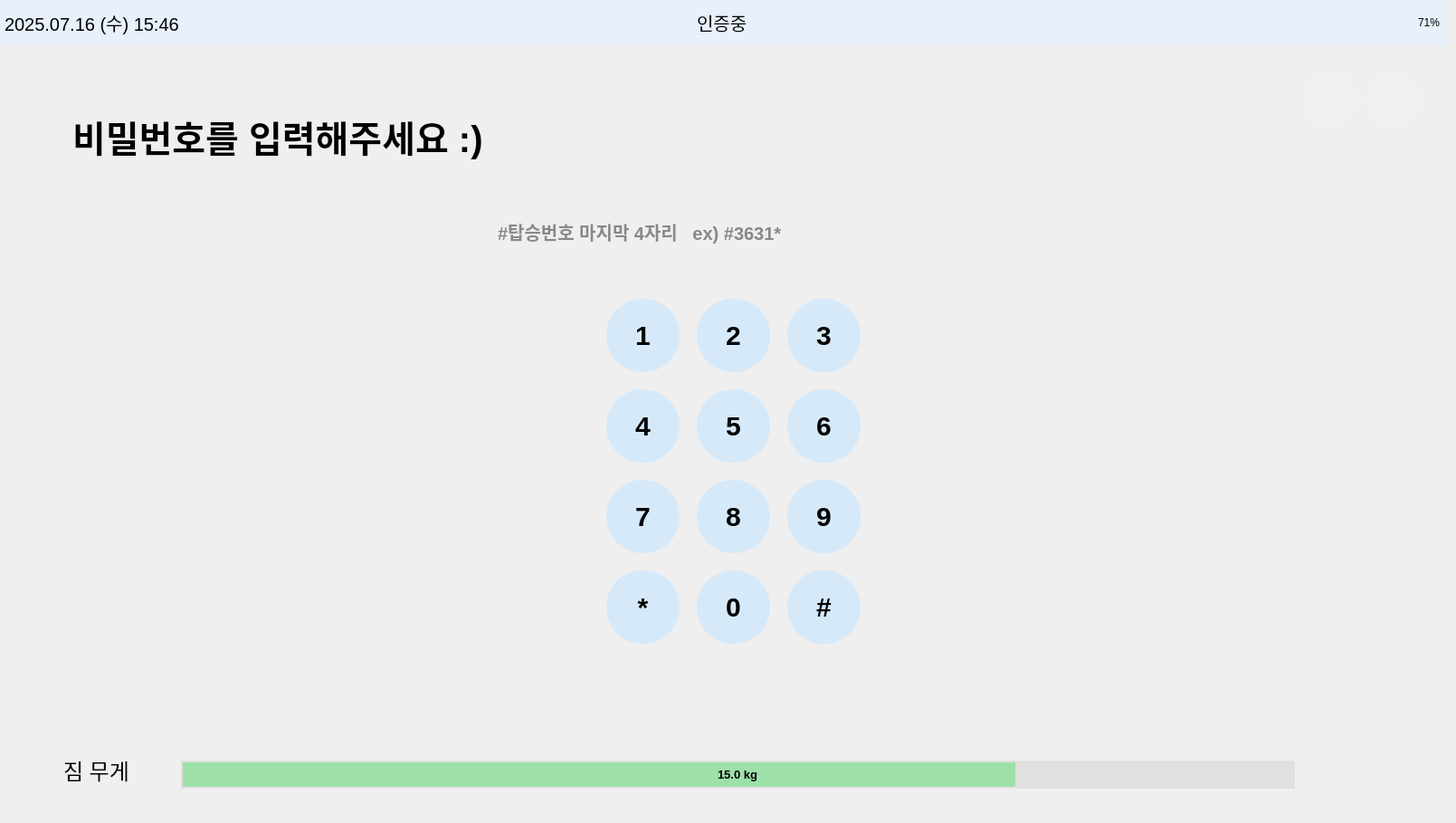
    <widget class="QWidget" name="page_user_valid">
     <widget class="QPushButton" name="btn_home11">
      <property name="geometry">
       <rect>
        <x>1440</x>
        <y>80</y>
        <width>60</width>
        <height>60</height>
       </rect>
      </property>
      <property name="palette">
       <palette>
        <active>
         <colorrole role="Button">
          <brush brushstyle="SolidPattern">
           <color alpha="255">
            <red>240</red>
            <green>240</green>
            <blue>240</blue>
           </color>
          </brush>
         </colorrole>
         <colorrole role="Base">
          <brush brushstyle="SolidPattern">
           <color alpha="255">
            <red>240</red>
            <green>240</green>
            <blue>240</blue>
           </color>
          </brush>
         </colorrole>
         <colorrole role="Window">
          <brush brushstyle="SolidPattern">
           <color alpha="255">
            <red>240</red>
            <green>240</green>
            <blue>240</blue>
           </color>
          </brush>
         </colorrole>
        </active>
        <inactive>
         <colorrole role="Button">
          <brush brushstyle="SolidPattern">
           <color alpha="255">
            <red>240</red>
            <green>240</green>
            <blue>240</blue>
           </color>
          </brush>
         </colorrole>
         <colorrole role="Base">
          <brush brushstyle="SolidPattern">
           <color alpha="255">
            <red>240</red>
            <green>240</green>
            <blue>240</blue>
           </color>
          </brush>
         </colorrole>
         <colorrole role="Window">
          <brush brushstyle="SolidPattern">
           <color alpha="255">
            <red>240</red>
            <green>240</green>
            <blue>240</blue>
           </color>
          </brush>
         </colorrole>
        </inactive>
        <disabled>
         <colorrole role="Button">
          <brush brushstyle="SolidPattern">
           <color alpha="255">
            <red>240</red>
            <green>240</green>
            <blue>240</blue>
           </color>
          </brush>
         </colorrole>
         <colorrole role="Base">
          <brush brushstyle="SolidPattern">
           <color alpha="255">
            <red>240</red>
            <green>240</green>
            <blue>240</blue>
           </color>
          </brush>
         </colorrole>
         <colorrole role="Window">
          <brush brushstyle="SolidPattern">
           <color alpha="255">
            <red>240</red>
            <green>240</green>
            <blue>240</blue>
           </color>
          </brush>
         </colorrole>
        </disabled>
       </palette>
      </property>
      <property name="styleSheet">
       <string notr="true">QPushButton {
    border: none;
    border-radius: 30px;
    background-color: #F0F0F0;
}</string>
      </property>
      <property name="text">
       <string/>
      </property>
      <property name="icon">
       <iconset>
        <normaloff>icon/home.png</normaloff>icon/home.png</iconset>
      </property>
      <property name="iconSize">
       <size>
        <width>40</width>
        <height>40</height>
       </size>
      </property>
     </widget>
     <widget class="QPushButton" name="btn_back11">
      <property name="geometry">
       <rect>
        <x>1510</x>
        <y>80</y>
        <width>60</width>
        <height>60</height>
       </rect>
      </property>
      <property name="palette">
       <palette>
        <active>
         <colorrole role="Button">
          <brush brushstyle="SolidPattern">
           <color alpha="255">
            <red>240</red>
            <green>240</green>
            <blue>240</blue>
           </color>
          </brush>
         </colorrole>
         <colorrole role="Base">
          <brush brushstyle="SolidPattern">
           <color alpha="255">
            <red>240</red>
            <green>240</green>
            <blue>240</blue>
           </color>
          </brush>
         </colorrole>
         <colorrole role="Window">
          <brush brushstyle="SolidPattern">
           <color alpha="255">
            <red>240</red>
            <green>240</green>
            <blue>240</blue>
           </color>
          </brush>
         </colorrole>
        </active>
        <inactive>
         <colorrole role="Button">
          <brush brushstyle="SolidPattern">
           <color alpha="255">
            <red>240</red>
            <green>240</green>
            <blue>240</blue>
           </color>
          </brush>
         </colorrole>
         <colorrole role="Base">
          <brush brushstyle="SolidPattern">
           <color alpha="255">
            <red>240</red>
            <green>240</green>
            <blue>240</blue>
           </color>
          </brush>
         </colorrole>
         <colorrole role="Window">
          <brush brushstyle="SolidPattern">
           <color alpha="255">
            <red>240</red>
            <green>240</green>
            <blue>240</blue>
           </color>
          </brush>
         </colorrole>
        </inactive>
        <disabled>
         <colorrole role="Button">
          <brush brushstyle="SolidPattern">
           <color alpha="255">
            <red>240</red>
            <green>240</green>
            <blue>240</blue>
           </color>
          </brush>
         </colorrole>
         <colorrole role="Base">
          <brush brushstyle="SolidPattern">
           <color alpha="255">
            <red>240</red>
            <green>240</green>
            <blue>240</blue>
           </color>
          </brush>
         </colorrole>
         <colorrole role="Window">
          <brush brushstyle="SolidPattern">
           <color alpha="255">
            <red>240</red>
            <green>240</green>
            <blue>240</blue>
           </color>
          </brush>
         </colorrole>
        </disabled>
       </palette>
      </property>
      <property name="styleSheet">
       <string notr="true">QPushButton {
    border: none;
    border-radius: 30px;
    background-color: #F0F0F0;
}</string>
      </property>
      <property name="text">
       <string/>
      </property>
      <property name="icon">
       <iconset>
        <normaloff>icon/back.png</normaloff>icon/back.png</iconset>
      </property>
      <property name="iconSize">
       <size>
        <width>40</width>
        <height>40</height>
       </size>
      </property>
     </widget>
     <widget class="QProgressBar" name="weight_bar11">
      <property name="geometry">
       <rect>
        <x>200</x>
        <y>840</y>
        <width>1231</width>
        <height>31</height>
       </rect>
      </property>
      <property name="font">
       <font>
        <pointsize>10</pointsize>
        <weight>75</weight>
        <bold>true</bold>
       </font>
      </property>
      <property name="styleSheet">
       <string notr="true">QProgressBar {
    border: 2px solid #E0E0E0;         /* 테두리: 불투명 회색 */
    border-radius: 30px;               /* 둥글게 */
    background-color: #E0E0E0;         /* 배경: 불투명 연회색 */
    text-align: center;                /* 텍스트 중앙 정렬 */
}

QProgressBar::chunk {
    background-color: rgba(129, 224, 144, 180);   /* 초록색 바 + 투명도 */
    border-radius: 30px;
}
</string>
      </property>
      <property name="maximum">
       <number>20000</number>
      </property>
      <property name="value">
       <number>15000</number>
      </property>
      <property name="format">
       <string>15.0 kg</string>
      </property>
     </widget>
     <widget class="QFrame" name="topbar11">
      <property name="geometry">
       <rect>
        <x>0</x>
        <y>0</y>
        <width>1600</width>
        <height>50</height>
       </rect>
      </property>
      <property name="palette">
       <palette>
        <active>
         <colorrole role="WindowText">
          <brush brushstyle="SolidPattern">
           <color alpha="255">
            <red>0</red>
            <green>0</green>
            <blue>0</blue>
           </color>
          </brush>
         </colorrole>
         <colorrole role="Button">
          <brush brushstyle="SolidPattern">
           <color alpha="255">
            <red>231</red>
            <green>240</green>
            <blue>251</blue>
           </color>
          </brush>
         </colorrole>
         <colorrole role="Light">
          <brush brushstyle="SolidPattern">
           <color alpha="255">
            <red>255</red>
            <green>116</green>
            <blue>116</blue>
           </color>
          </brush>
         </colorrole>
         <colorrole role="Midlight">
          <brush brushstyle="SolidPattern">
           <color alpha="255">
            <red>247</red>
            <green>63</green>
            <blue>63</blue>
           </color>
          </brush>
         </colorrole>
         <colorrole role="Dark">
          <brush brushstyle="SolidPattern">
           <color alpha="255">
            <red>120</red>
            <green>6</green>
            <blue>6</blue>
           </color>
          </brush>
         </colorrole>
         <colorrole role="Mid">
          <brush brushstyle="SolidPattern">
           <color alpha="255">
            <red>160</red>
            <green>7</green>
            <blue>7</blue>
           </color>
          </brush>
         </colorrole>
         <colorrole role="Text">
          <brush brushstyle="SolidPattern">
           <color alpha="255">
            <red>0</red>
            <green>0</green>
            <blue>0</blue>
           </color>
          </brush>
         </colorrole>
         <colorrole role="BrightText">
          <brush brushstyle="SolidPattern">
           <color alpha="255">
            <red>255</red>
            <green>255</green>
            <blue>255</blue>
           </color>
          </brush>
         </colorrole>
         <colorrole role="ButtonText">
          <brush brushstyle="SolidPattern">
           <color alpha="255">
            <red>0</red>
            <green>0</green>
            <blue>0</blue>
           </color>
          </brush>
         </colorrole>
         <colorrole role="Base">
          <brush brushstyle="SolidPattern">
           <color alpha="255">
            <red>231</red>
            <green>240</green>
            <blue>251</blue>
           </color>
          </brush>
         </colorrole>
         <colorrole role="Window">
          <brush brushstyle="SolidPattern">
           <color alpha="255">
            <red>231</red>
            <green>240</green>
            <blue>251</blue>
           </color>
          </brush>
         </colorrole>
         <colorrole role="Shadow">
          <brush brushstyle="SolidPattern">
           <color alpha="255">
            <red>0</red>
            <green>0</green>
            <blue>0</blue>
           </color>
          </brush>
         </colorrole>
         <colorrole role="AlternateBase">
          <brush brushstyle="SolidPattern">
           <color alpha="255">
            <red>247</red>
            <green>133</green>
            <blue>133</blue>
           </color>
          </brush>
         </colorrole>
         <colorrole role="ToolTipBase">
          <brush brushstyle="SolidPattern">
           <color alpha="255">
            <red>255</red>
            <green>255</green>
            <blue>220</blue>
           </color>
          </brush>
         </colorrole>
         <colorrole role="ToolTipText">
          <brush brushstyle="SolidPattern">
           <color alpha="255">
            <red>0</red>
            <green>0</green>
            <blue>0</blue>
           </color>
          </brush>
         </colorrole>
         <colorrole role="PlaceholderText">
          <brush brushstyle="SolidPattern">
           <color alpha="128">
            <red>0</red>
            <green>0</green>
            <blue>0</blue>
           </color>
          </brush>
         </colorrole>
        </active>
        <inactive>
         <colorrole role="WindowText">
          <brush brushstyle="SolidPattern">
           <color alpha="255">
            <red>0</red>
            <green>0</green>
            <blue>0</blue>
           </color>
          </brush>
         </colorrole>
         <colorrole role="Button">
          <brush brushstyle="SolidPattern">
           <color alpha="255">
            <red>231</red>
            <green>240</green>
            <blue>251</blue>
           </color>
          </brush>
         </colorrole>
         <colorrole role="Light">
          <brush brushstyle="SolidPattern">
           <color alpha="255">
            <red>255</red>
            <green>116</green>
            <blue>116</blue>
           </color>
          </brush>
         </colorrole>
         <colorrole role="Midlight">
          <brush brushstyle="SolidPattern">
           <color alpha="255">
            <red>247</red>
            <green>63</green>
            <blue>63</blue>
           </color>
          </brush>
         </colorrole>
         <colorrole role="Dark">
          <brush brushstyle="SolidPattern">
           <color alpha="255">
            <red>120</red>
            <green>6</green>
            <blue>6</blue>
           </color>
          </brush>
         </colorrole>
         <colorrole role="Mid">
          <brush brushstyle="SolidPattern">
           <color alpha="255">
            <red>160</red>
            <green>7</green>
            <blue>7</blue>
           </color>
          </brush>
         </colorrole>
         <colorrole role="Text">
          <brush brushstyle="SolidPattern">
           <color alpha="255">
            <red>0</red>
            <green>0</green>
            <blue>0</blue>
           </color>
          </brush>
         </colorrole>
         <colorrole role="BrightText">
          <brush brushstyle="SolidPattern">
           <color alpha="255">
            <red>255</red>
            <green>255</green>
            <blue>255</blue>
           </color>
          </brush>
         </colorrole>
         <colorrole role="ButtonText">
          <brush brushstyle="SolidPattern">
           <color alpha="255">
            <red>0</red>
            <green>0</green>
            <blue>0</blue>
           </color>
          </brush>
         </colorrole>
         <colorrole role="Base">
          <brush brushstyle="SolidPattern">
           <color alpha="255">
            <red>231</red>
            <green>240</green>
            <blue>251</blue>
           </color>
          </brush>
         </colorrole>
         <colorrole role="Window">
          <brush brushstyle="SolidPattern">
           <color alpha="255">
            <red>231</red>
            <green>240</green>
            <blue>251</blue>
           </color>
          </brush>
         </colorrole>
         <colorrole role="Shadow">
          <brush brushstyle="SolidPattern">
           <color alpha="255">
            <red>0</red>
            <green>0</green>
            <blue>0</blue>
           </color>
          </brush>
         </colorrole>
         <colorrole role="AlternateBase">
          <brush brushstyle="SolidPattern">
           <color alpha="255">
            <red>247</red>
            <green>133</green>
            <blue>133</blue>
           </color>
          </brush>
         </colorrole>
         <colorrole role="ToolTipBase">
          <brush brushstyle="SolidPattern">
           <color alpha="255">
            <red>255</red>
            <green>255</green>
            <blue>220</blue>
           </color>
          </brush>
         </colorrole>
         <colorrole role="ToolTipText">
          <brush brushstyle="SolidPattern">
           <color alpha="255">
            <red>0</red>
            <green>0</green>
            <blue>0</blue>
           </color>
          </brush>
         </colorrole>
         <colorrole role="PlaceholderText">
          <brush brushstyle="SolidPattern">
           <color alpha="128">
            <red>0</red>
            <green>0</green>
            <blue>0</blue>
           </color>
          </brush>
         </colorrole>
        </inactive>
        <disabled>
         <colorrole role="WindowText">
          <brush brushstyle="SolidPattern">
           <color alpha="255">
            <red>120</red>
            <green>6</green>
            <blue>6</blue>
           </color>
          </brush>
         </colorrole>
         <colorrole role="Button">
          <brush brushstyle="SolidPattern">
           <color alpha="255">
            <red>231</red>
            <green>240</green>
            <blue>251</blue>
           </color>
          </brush>
         </colorrole>
         <colorrole role="Light">
          <brush brushstyle="SolidPattern">
           <color alpha="255">
            <red>255</red>
            <green>116</green>
            <blue>116</blue>
           </color>
          </brush>
         </colorrole>
         <colorrole role="Midlight">
          <brush brushstyle="SolidPattern">
           <color alpha="255">
            <red>247</red>
            <green>63</green>
            <blue>63</blue>
           </color>
          </brush>
         </colorrole>
         <colorrole role="Dark">
          <brush brushstyle="SolidPattern">
           <color alpha="255">
            <red>120</red>
            <green>6</green>
            <blue>6</blue>
           </color>
          </brush>
         </colorrole>
         <colorrole role="Mid">
          <brush brushstyle="SolidPattern">
           <color alpha="255">
            <red>160</red>
            <green>7</green>
            <blue>7</blue>
           </color>
          </brush>
         </colorrole>
         <colorrole role="Text">
          <brush brushstyle="SolidPattern">
           <color alpha="255">
            <red>120</red>
            <green>6</green>
            <blue>6</blue>
           </color>
          </brush>
         </colorrole>
         <colorrole role="BrightText">
          <brush brushstyle="SolidPattern">
           <color alpha="255">
            <red>255</red>
            <green>255</green>
            <blue>255</blue>
           </color>
          </brush>
         </colorrole>
         <colorrole role="ButtonText">
          <brush brushstyle="SolidPattern">
           <color alpha="255">
            <red>120</red>
            <green>6</green>
            <blue>6</blue>
           </color>
          </brush>
         </colorrole>
         <colorrole role="Base">
          <brush brushstyle="SolidPattern">
           <color alpha="255">
            <red>231</red>
            <green>240</green>
            <blue>251</blue>
           </color>
          </brush>
         </colorrole>
         <colorrole role="Window">
          <brush brushstyle="SolidPattern">
           <color alpha="255">
            <red>231</red>
            <green>240</green>
            <blue>251</blue>
           </color>
          </brush>
         </colorrole>
         <colorrole role="Shadow">
          <brush brushstyle="SolidPattern">
           <color alpha="255">
            <red>0</red>
            <green>0</green>
            <blue>0</blue>
           </color>
          </brush>
         </colorrole>
         <colorrole role="AlternateBase">
          <brush brushstyle="SolidPattern">
           <color alpha="255">
            <red>240</red>
            <green>11</green>
            <blue>11</blue>
           </color>
          </brush>
         </colorrole>
         <colorrole role="ToolTipBase">
          <brush brushstyle="SolidPattern">
           <color alpha="255">
            <red>255</red>
            <green>255</green>
            <blue>220</blue>
           </color>
          </brush>
         </colorrole>
         <colorrole role="ToolTipText">
          <brush brushstyle="SolidPattern">
           <color alpha="255">
            <red>0</red>
            <green>0</green>
            <blue>0</blue>
           </color>
          </brush>
         </colorrole>
         <colorrole role="PlaceholderText">
          <brush brushstyle="SolidPattern">
           <color alpha="128">
            <red>0</red>
            <green>0</green>
            <blue>0</blue>
           </color>
          </brush>
         </colorrole>
        </disabled>
       </palette>
      </property>
      <property name="styleSheet">
       <string>background-color: #e7f0fb;</string>
      </property>
      <widget class="QLabel" name="label_datetime11">
       <property name="geometry">
        <rect>
         <x>5</x>
         <y>0</y>
         <width>331</width>
         <height>50</height>
        </rect>
       </property>
       <property name="font">
        <font>
         <pointsize>15</pointsize>
        </font>
       </property>
       <property name="text">
        <string>2025.07.16 (수) 15:46</string>
       </property>
      </widget>
      <widget class="QLabel" name="label_battery11">
       <property name="geometry">
        <rect>
         <x>1470</x>
         <y>0</y>
         <width>121</width>
         <height>50</height>
        </rect>
       </property>
       <property name="text">
        <string>71%</string>
       </property>
       <property name="alignment">
        <set>Qt::AlignRight|Qt::AlignTrailing|Qt::AlignVCenter</set>
       </property>
      </widget>
      <widget class="QLabel" name="label_status11">
       <property name="geometry">
        <rect>
         <x>770</x>
         <y>0</y>
         <width>141</width>
         <height>50</height>
        </rect>
       </property>
       <property name="font">
        <font>
         <pointsize>15</pointsize>
         <weight>50</weight>
         <bold>false</bold>
        </font>
       </property>
       <property name="text">
        <string>인증중</string>
       </property>
      </widget>
      <widget class="QLabel" name="label_image11">
       <property name="geometry">
        <rect>
         <x>720</x>
         <y>3</y>
         <width>51</width>
         <height>51</height>
        </rect>
       </property>
       <property name="font">
        <font>
         <pointsize>14</pointsize>
        </font>
       </property>
       <property name="text">
        <string/>
       </property>
       <property name="pixmap">
        <pixmap>icon/사용자인증중.png</pixmap>
       </property>
       <property name="scaledContents">
        <bool>true</bool>
       </property>
      </widget>
     </widget>
     <widget class="QLabel" name="label_ps_text11">
      <property name="geometry">
       <rect>
        <x>80</x>
        <y>90</y>
        <width>1361</width>
        <height>121</height>
       </rect>
      </property>
      <property name="font">
       <font>
        <pointsize>30</pointsize>
        <weight>75</weight>
        <bold>true</bold>
       </font>
      </property>
      <property name="styleSheet">
       <string notr="true">background-color: rgba(255, 255, 255, 0);</string>
      </property>
      <property name="text">
       <string>비밀번호를 입력해주세요 :)</string>
      </property>
      <property name="alignment">
       <set>Qt::AlignLeading|Qt::AlignLeft|Qt::AlignVCenter</set>
      </property>
     </widget>
     <widget class="QLabel" name="label_weight11">
      <property name="geometry">
       <rect>
        <x>70</x>
        <y>830</y>
        <width>101</width>
        <height>41</height>
       </rect>
      </property>
      <property name="font">
       <font>
        <pointsize>18</pointsize>
       </font>
      </property>
      <property name="styleSheet">
       <string notr="true">QLabel {
    color: #000000;  /* 원하는 색상 코드로 변경 */
}
</string>
      </property>
      <property name="text">
       <string>짐 무게</string>
      </property>
      <property name="alignment">
       <set>Qt::AlignLeading|Qt::AlignLeft|Qt::AlignVCenter</set>
      </property>
     </widget>
     <widget class="QLabel" name="label_ps_hint11">
      <property name="geometry">
       <rect>
        <x>550</x>
        <y>230</y>
        <width>351</width>
        <height>51</height>
       </rect>
      </property>
      <property name="font">
       <font>
        <pointsize>15</pointsize>
        <weight>75</weight>
        <bold>true</bold>
       </font>
      </property>
      <property name="styleSheet">
       <string notr="true">QLabel {
    background-color: transparent;
    color: #888888;  /* 연한 회색 */
}
</string>
      </property>
      <property name="text">
       <string>#탑승번호 마지막 4자리   ex) #3631*</string>
      </property>
      <property name="alignment">
       <set>Qt::AlignLeading|Qt::AlignLeft|Qt::AlignVCenter</set>
      </property>
     </widget>
     <widget class="QPushButton" name="btn_1">
      <property name="geometry">
       <rect>
        <x>670</x>
        <y>330</y>
        <width>81</width>
        <height>81</height>
       </rect>
      </property>
      <property name="font">
       <font>
        <pointsize>-1</pointsize>
        <weight>75</weight>
        <bold>true</bold>
       </font>
      </property>
      <property name="styleSheet">
       <string notr="true">QPushButton {
    background-color: #d6e9f9;
    border: none;
    border-radius: 40px;        /* 반지름 = 버튼 크기 절반 */
    min-width: 80px;
    min-height: 80px;
    font-size: 30px;
    font-weight: bold;
    color: #000000;
}
</string>
      </property>
      <property name="text">
       <string>1</string>
      </property>
     </widget>
     <widget class="QPushButton" name="btn_2">
      <property name="geometry">
       <rect>
        <x>770</x>
        <y>330</y>
        <width>81</width>
        <height>81</height>
       </rect>
      </property>
      <property name="font">
       <font>
        <pointsize>-1</pointsize>
        <weight>75</weight>
        <bold>true</bold>
       </font>
      </property>
      <property name="styleSheet">
       <string notr="true">QPushButton {
    background-color: #d6e9f9;
    border: none;
    border-radius: 40px;        /* 반지름 = 버튼 크기 절반 */
    min-width: 80px;
    min-height: 80px;
    font-size: 30px;
    font-weight: bold;
    color: #000000;
}
</string>
      </property>
      <property name="text">
       <string>2</string>
      </property>
     </widget>
     <widget class="QPushButton" name="btn_3">
      <property name="geometry">
       <rect>
        <x>870</x>
        <y>330</y>
        <width>81</width>
        <height>81</height>
       </rect>
      </property>
      <property name="font">
       <font>
        <pointsize>-1</pointsize>
        <weight>75</weight>
        <bold>true</bold>
       </font>
      </property>
      <property name="styleSheet">
       <string notr="true">QPushButton {
    background-color: #d6e9f9;
    border: none;
    border-radius: 40px;        /* 반지름 = 버튼 크기 절반 */
    min-width: 80px;
    min-height: 80px;
    font-size: 30px;
    font-weight: bold;
    color: #000000;
}
</string>
      </property>
      <property name="text">
       <string>3</string>
      </property>
     </widget>
     <widget class="QPushButton" name="btn_4">
      <property name="geometry">
       <rect>
        <x>670</x>
        <y>430</y>
        <width>81</width>
        <height>81</height>
       </rect>
      </property>
      <property name="font">
       <font>
        <pointsize>-1</pointsize>
        <weight>75</weight>
        <bold>true</bold>
       </font>
      </property>
      <property name="styleSheet">
       <string notr="true">QPushButton {
    background-color: #d6e9f9;
    border: none;
    border-radius: 40px;        /* 반지름 = 버튼 크기 절반 */
    min-width: 80px;
    min-height: 80px;
    font-size: 30px;
    font-weight: bold;
    color: #000000;
}
</string>
      </property>
      <property name="text">
       <string>4</string>
      </property>
     </widget>
     <widget class="QPushButton" name="btn_5">
      <property name="geometry">
       <rect>
        <x>770</x>
        <y>430</y>
        <width>81</width>
        <height>81</height>
       </rect>
      </property>
      <property name="font">
       <font>
        <pointsize>-1</pointsize>
        <weight>75</weight>
        <bold>true</bold>
       </font>
      </property>
      <property name="styleSheet">
       <string notr="true">QPushButton {
    background-color: #d6e9f9;
    border: none;
    border-radius: 40px;        /* 반지름 = 버튼 크기 절반 */
    min-width: 80px;
    min-height: 80px;
    font-size: 30px;
    font-weight: bold;
    color: #000000;
}
</string>
      </property>
      <property name="text">
       <string>5</string>
      </property>
     </widget>
     <widget class="QPushButton" name="btn_6">
      <property name="geometry">
       <rect>
        <x>870</x>
        <y>430</y>
        <width>81</width>
        <height>81</height>
       </rect>
      </property>
      <property name="font">
       <font>
        <pointsize>-1</pointsize>
        <weight>75</weight>
        <bold>true</bold>
       </font>
      </property>
      <property name="styleSheet">
       <string notr="true">QPushButton {
    background-color: #d6e9f9;
    border: none;
    border-radius: 40px;        /* 반지름 = 버튼 크기 절반 */
    min-width: 80px;
    min-height: 80px;
    font-size: 30px;
    font-weight: bold;
    color: #000000;
}
</string>
      </property>
      <property name="text">
       <string>6</string>
      </property>
     </widget>
     <widget class="QPushButton" name="btn_9">
      <property name="geometry">
       <rect>
        <x>870</x>
        <y>530</y>
        <width>81</width>
        <height>81</height>
       </rect>
      </property>
      <property name="font">
       <font>
        <pointsize>-1</pointsize>
        <weight>75</weight>
        <bold>true</bold>
       </font>
      </property>
      <property name="styleSheet">
       <string notr="true">QPushButton {
    background-color: #d6e9f9;
    border: none;
    border-radius: 40px;        /* 반지름 = 버튼 크기 절반 */
    min-width: 80px;
    min-height: 80px;
    font-size: 30px;
    font-weight: bold;
    color: #000000;
}
</string>
      </property>
      <property name="text">
       <string>9</string>
      </property>
     </widget>
     <widget class="QPushButton" name="btn_7">
      <property name="geometry">
       <rect>
        <x>670</x>
        <y>530</y>
        <width>81</width>
        <height>81</height>
       </rect>
      </property>
      <property name="font">
       <font>
        <pointsize>-1</pointsize>
        <weight>75</weight>
        <bold>true</bold>
       </font>
      </property>
      <property name="styleSheet">
       <string notr="true">QPushButton {
    background-color: #d6e9f9;
    border: none;
    border-radius: 40px;        /* 반지름 = 버튼 크기 절반 */
    min-width: 80px;
    min-height: 80px;
    font-size: 30px;
    font-weight: bold;
    color: #000000;
}
</string>
      </property>
      <property name="text">
       <string>7</string>
      </property>
     </widget>
     <widget class="QPushButton" name="btn_8">
      <property name="geometry">
       <rect>
        <x>770</x>
        <y>530</y>
        <width>81</width>
        <height>81</height>
       </rect>
      </property>
      <property name="font">
       <font>
        <pointsize>-1</pointsize>
        <weight>75</weight>
        <bold>true</bold>
       </font>
      </property>
      <property name="styleSheet">
       <string notr="true">QPushButton {
    background-color: #d6e9f9;
    border: none;
    border-radius: 40px;        /* 반지름 = 버튼 크기 절반 */
    min-width: 80px;
    min-height: 80px;
    font-size: 30px;
    font-weight: bold;
    color: #000000;
}
</string>
      </property>
      <property name="text">
       <string>8</string>
      </property>
     </widget>
     <widget class="QPushButton" name="btn_sharp">
      <property name="geometry">
       <rect>
        <x>870</x>
        <y>630</y>
        <width>81</width>
        <height>81</height>
       </rect>
      </property>
      <property name="font">
       <font>
        <pointsize>-1</pointsize>
        <weight>75</weight>
        <bold>true</bold>
       </font>
      </property>
      <property name="styleSheet">
       <string notr="true">QPushButton {
    background-color: #d6e9f9;
    border: none;
    border-radius: 40px;        /* 반지름 = 버튼 크기 절반 */
    min-width: 80px;
    min-height: 80px;
    font-size: 30px;
    font-weight: bold;
    color: #000000;
}
</string>
      </property>
      <property name="text">
       <string>#</string>
      </property>
     </widget>
     <widget class="QPushButton" name="btn_star">
      <property name="geometry">
       <rect>
        <x>670</x>
        <y>630</y>
        <width>81</width>
        <height>81</height>
       </rect>
      </property>
      <property name="font">
       <font>
        <pointsize>-1</pointsize>
        <weight>75</weight>
        <bold>true</bold>
       </font>
      </property>
      <property name="styleSheet">
       <string notr="true">QPushButton {
    background-color: #d6e9f9;
    border: none;
    border-radius: 40px;        /* 반지름 = 버튼 크기 절반 */
    min-width: 80px;
    min-height: 80px;
    font-size: 30px;
    font-weight: bold;
    color: #000000;
}
</string>
      </property>
      <property name="text">
       <string>*</string>
      </property>
     </widget>
     <widget class="QPushButton" name="btn_0">
      <property name="geometry">
       <rect>
        <x>770</x>
        <y>630</y>
        <width>81</width>
        <height>81</height>
       </rect>
      </property>
      <property name="font">
       <font>
        <pointsize>-1</pointsize>
        <weight>75</weight>
        <bold>true</bold>
       </font>
      </property>
      <property name="styleSheet">
       <string notr="true">QPushButton {
    background-color: #d6e9f9;
    border: none;
    border-radius: 40px;        /* 반지름 = 버튼 크기 절반 */
    min-width: 80px;
    min-height: 80px;
    font-size: 30px;
    font-weight: bold;
    color: #000000;
}
</string>
      </property>
      <property name="text">
       <string>0</string>
      </property>
     </widget>
     <widget class="QLabel" name="label_background11">
      <property name="geometry">
       <rect>
        <x>0</x>
        <y>50</y>
        <width>1600</width>
        <height>850</height>
       </rect>
      </property>
      <property name="text">
       <string/>
      </property>
      <property name="pixmap">
       <pixmap>icon/hero-mkif-incheon-international-airport-expressway.jpeg</pixmap>
      </property>
      <property name="scaledContents">
       <bool>true</bool>
      </property>
     </widget>
     <zorder>label_background11</zorder>
     <zorder>btn_home11</zorder>
     <zorder>btn_back11</zorder>
     <zorder>weight_bar11</zorder>
     <zorder>topbar11</zorder>
     <zorder>label_ps_text11</zorder>
     <zorder>label_weight11</zorder>
     <zorder>label_ps_hint11</zorder>
     <zorder>btn_1</zorder>
     <zorder>btn_2</zorder>
     <zorder>btn_3</zorder>
     <zorder>btn_4</zorder>
     <zorder>btn_5</zorder>
     <zorder>btn_6</zorder>
     <zorder>btn_9</zorder>
     <zorder>btn_7</zorder>
     <zorder>btn_8</zorder>
     <zorder>btn_sharp</zorder>
     <zorder>btn_star</zorder>
     <zorder>btn_0</zorder>
    </widget>
